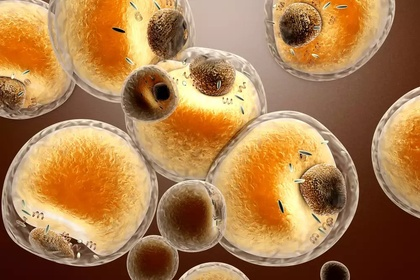
%> input picture fat_cells.jpg, 420 x 280 px, shrunk from 1000 x 667 before the run
$ octave Region_Growing.m   (GNU Octave 9; MATLAB toolbox functions it lacks are replaced by stand-ins)
%> lines starting %> are read from the running program, lines starting %| are printed output that depends on the picture
%> further down, image is the input picture: size 280x420x3 uint8; mean R, G, B 171, 124.5, 76.6
### PCA.m
function [ best ] = PCA( image )
%UNTITLED2 Summary of this function goes here
%   Detailed explanation goes here
% Reading the image
%image = imread('fat_cells.JPG');


% Separating Components
R = image(:,:,1);
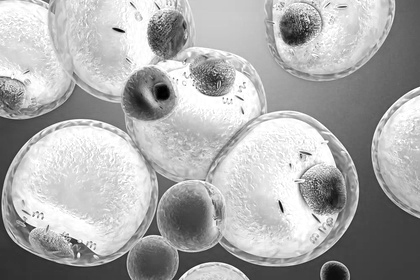
%> R: size 280x420 uint8; min 0, max 255, mean 171
G = image(:,:,2);
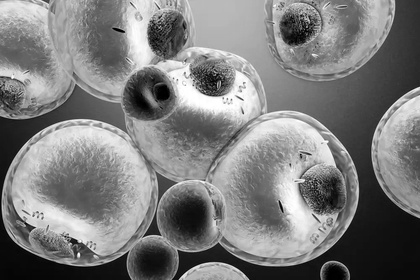
%> G: size 280x420 uint8; min 0, max 255, mean 124.5
B = image(:,:,3);
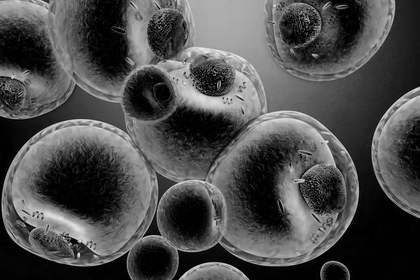
%> B: size 280x420 uint8; min 0, max 233, mean 76.6
[r , c] = size(R);
%> r = 280; c = 420

% Calculating Mean or Average of each element
R_mean = mean2(R);
%> R_mean = 171
G_mean = mean2(G);
%> G_mean = 124.5
B_mean = mean2(B);
%> B_mean = 76.59

% Reducing means from all elements
R_minus_mean = R - R_mean;
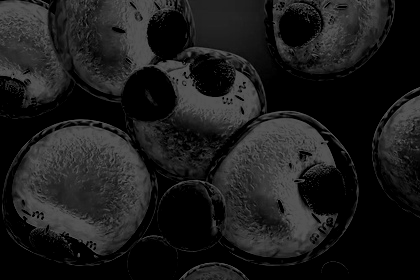
%> R_minus_mean: size 280x420 uint8; min 0, max 84, mean 27.6
G_minus_mean = G - G_mean;
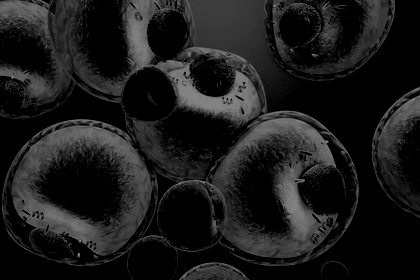
%> G_minus_mean: size 280x420 uint8; min 0, max 131, mean 27.4
B_minus_mean = B - B_mean;
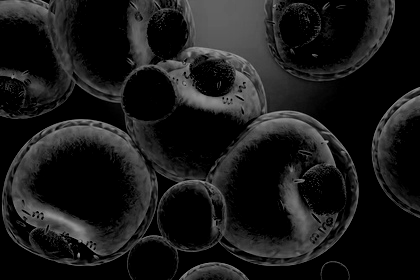
%> B_minus_mean: size 280x420 uint8; min 0, max 156, mean 25.6

% Calculating the Covariance matrix
C_RR = mean2(R.* R);
%> C_RR = 254.8
C_GG = mean2(G.* G);
%> C_GG = 248.1
C_BB = mean2(B.* B);
%> C_BB = 202.9
C_RG = mean2(R.* G);
%> C_RG = 254.2
C_RB = mean2(R.* B);
%> C_RB = 231.9
C_GB = mean2(G.* B);
%> C_GB = 221.4

Covariance = [ C_RR , C_RG , C_RB ; C_RG , C_GG , C_GB ; C_RB , C_GB , C_BB];
%> Covariance = [254.8 254.2 231.9; 254.2 248.1 221.4; 231.9 221.4 202.9]

% Special Values of Covariance matrix
Special_Values = eig(Covariance);
%> Special_Values = [-6.16; 3.16; 708.8]

% Solving matrix equations - V1
% Ve1 = solve ('C_RR * x + C_RG * y + C_RB * z = Special_Values(1 ,1) * x',...
%             'C_RG * x + C_GG * y + C_GB * z = Special_Values(1 , 1) * y' , ...
%             'C_RB * x + C_GB * y + C_BB * z = Special_Values(1 , 1) * z');
% V1=[Ve1.x Ve1.y Ve1.z];
%
% Ve2 = solve ('C_RR * x + C_RG * y + C_RB * z = Special_Values(2 , 1) * x',...
%             'C_RG * x + C_GG * y + C_GB * z = Special_Values(2 , 1) * y' , ...
%             'C_RB * x + C_GB * y + C_BB * z = Special_Values(2 , 1) * z');
% V2=[Ve2.x Ve2.y Ve2.z];
%
% Ve3 = solve ('C_RR * x + C_RG * y + C_RB * z = Special_Values(3 , 1) * x',...
%             'C_RG * x + C_GG * y + C_GB * z = Special_Values(3 , 1) * y' , ...
%             'C_RB * x + C_GB * y + C_BB * z = Special_Values(3 , 1) * z');
% V3=[Ve3.x Ve3.y Ve3.z];
V1 = Covariance / [Special_Values(1)  Special_Values(1)  Special_Values(1)];
%> V1 = [-40.09; -39.16; -35.51]
V2 = Covariance / [Special_Values(2)  Special_Values(2)  Special_Values(2)];
%> V2 = [78.15; 76.34; 69.22]
V3 = Covariance / [Special_Values(3)  Special_Values(3)  Special_Values(3)];
%> V3 = [0.348; 0.34; 0.309]

% Calculating length of each vector to produce the matrix A
V1_length = norm(V1);
%> V1_length = 66.34
V2_length = norm(V2);
%> V2_length = 129.3
V3_length = norm(V3);
%> V3_length = 0.577

% unit vectors of V
V1_unit = V1 / V1_length;
%> V1_unit = [-0.604; -0.59; -0.535]
V2_unit = V2 / V2_length;
%> V2_unit = [0.604; 0.59; 0.535]
V3_unit = V3 / V3_length;
%> V3_unit = [0.604; 0.59; 0.535]


% Matrix A for Transportation
A = [ V1_unit  V2_unit  V3_unit];
%> A = [-0.604 0.604 0.604; -0.59 0.59 0.59; -0.535 0.535 0.535]

new_R = zeros ( r , c , 'uint8');
new_G = zeros ( r , c , 'uint8');
new_B = zeros ( r , c , 'uint8');

for i = 1 : r

    for j = 1 : c

      P_OLD =   [ R(i,j) ; G(i,j) ; B(i,j)];
      Temp = A * double(P_OLD);
      new_R (i , j ) = Temp (1 , 1);
      new_G (i , j ) = Temp (2 , 1);
      new_B (i , j ) = Temp (3 , 1);

    end

end
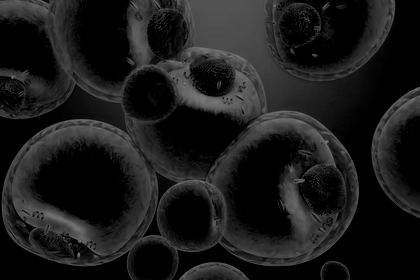
%> new_B: size 280x420 uint8; min 0, max 122, mean 26.8

%Finding the Max_Element - Min_Element of each matrix ...
%...in order to choose the best one
dif_R = max (max(new_R)) - min(min(new_R));
%> dif_R = 138
dif_G = max (max(new_G)) - min(min(new_G));
%> dif_G = 135
dif_B = max (max(new_B)) - min(min(new_B));
%> dif_B = 122


%Choosing the best matrix out of new ones
if dif_R >= dif_G

    if dif_R >= dif_B
        best = new_R;
    else
        best = new_B;
    end

else

    if dif_G >= dif_B
        best = new_G;
    else
        best = new_B;
    end

end


figure('Name','Originial RGB components');
subplot ( 3 , 1 , 1);
imshow(R);
title('Original R-Component');
subplot ( 3 , 1 , 2);
imshow(G);
title('Original G-Component');
subplot ( 3 , 1 , 3);
imshow(B);
title('Original B-Component');

figure('Name','New RGB components after performing PCA');
subplot ( 3 , 1 , 1);
imshow(new_R);
title('New R after performing PCA');
subplot ( 3 , 1 , 2);
imshow(new_G);
title('New G after performing PCA');
subplot ( 3 , 1 , 3);
imshow(new_B);
title('New B after performing PCA');

figure('Name','The best :)');
subplot (1 , 1, 1);
imshow(best);
title('The best componet produced by PCA');


end

### Region_Growing.m
clear global;
clc;

image = imread('fat_cells.jpg');
image = PCA (image);
%image = rgb2gray(image);
[r , c] = size (image);
%> r = 280; c = 420
%> the run ends on the next line
regions = zeros ( r , c , 'uint8') ;
treshold = 5;
region_label = 1 ;
 frame_title = [ ' This is a mask , even 1 unit defference between' ...
  ' labels is improtant and cant be shown here'];


 for i = 1 : r
     for j = 1 : c
         if ( regions (i,j) == 0 ) %means it's not been labeled yet
           regions = grow (image, i , j , image(i,j) , treshold , regions , region_label);
